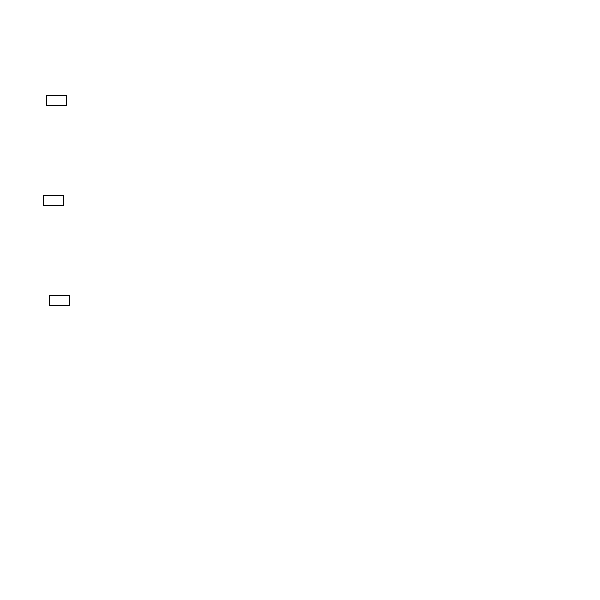
Frame 1 (no input)
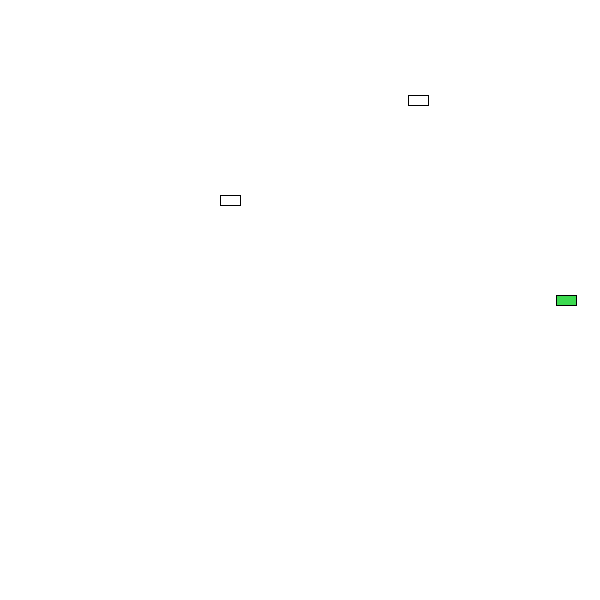
Frame 60 (the mouse pressed at the canvas centre just before this capture)
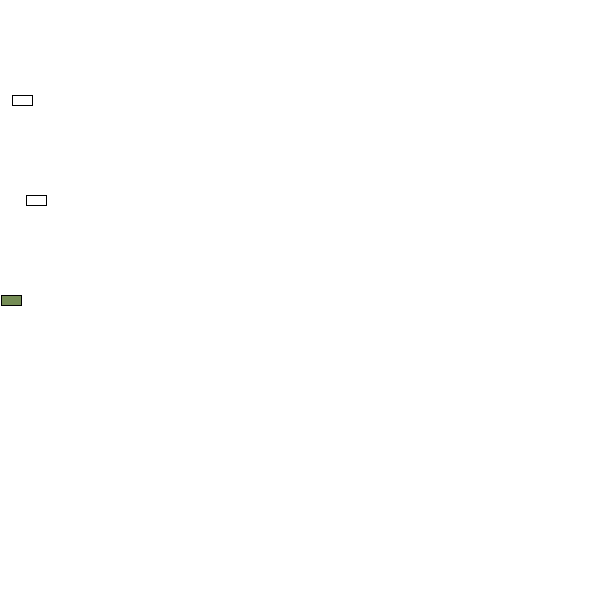
Frame 120 (the mouse held since frame 60 and released just before this capture)

The Processing sketch that drew these frames (run headless with seeded random() and noise(); from frame 60 on, the mouse is pressed at the canvas centre):

// Processing sketch: processing_165796
// ── processing_165796.pde

Car myCar1;
Car myCar2;
Car myCar3;


void setup() {
  size(600,600);
  myCar1 = new Car(color(255),50,100,random(1,10));
  myCar2 = new Car(color(255),50,200,random(1,10));
  myCar3 = new Car(color(255),50,300,random(1,10));
}

void draw() {
  background(255);
  myCar1.move();
  myCar1.display();
  myCar2.move();
  myCar2.display();
  myCar3.move();
  myCar3.display();
}

class Car { // Even though there are multiple objects, we still only need one class. No matter how many cookies we make, only one cookie cutter is needed.Isnâ€™t object-oriented programming swell?
  color c;
  float xpos;
  float ypos;
  float xspeed;

  Car(color tempC, float tempXpos, float tempYpos, float tempXspeed) { 
    c = tempC;
    xpos = tempXpos;
    ypos = tempYpos;
    xspeed = tempXspeed;
  }

  void display() {
    stroke(0);
    fill(c);
    rectMode(CENTER);
    rect(xpos,ypos,20,10);
  }

  void move() {
    xpos = xpos + xspeed;
    if (xpos > width-10 || xpos < 0+10) {
      myCar1.xspeed = myCar1.xspeed * -1;
      myCar2.xspeed = myCar2.xspeed * -1;
      myCar3.xspeed = myCar3.xspeed * -1;
      int R = int(random(0,255));
      int G = int(random(0,255));
      int B = int(random(0,255));
      c = color(R,G,B);
    }
  }
}
